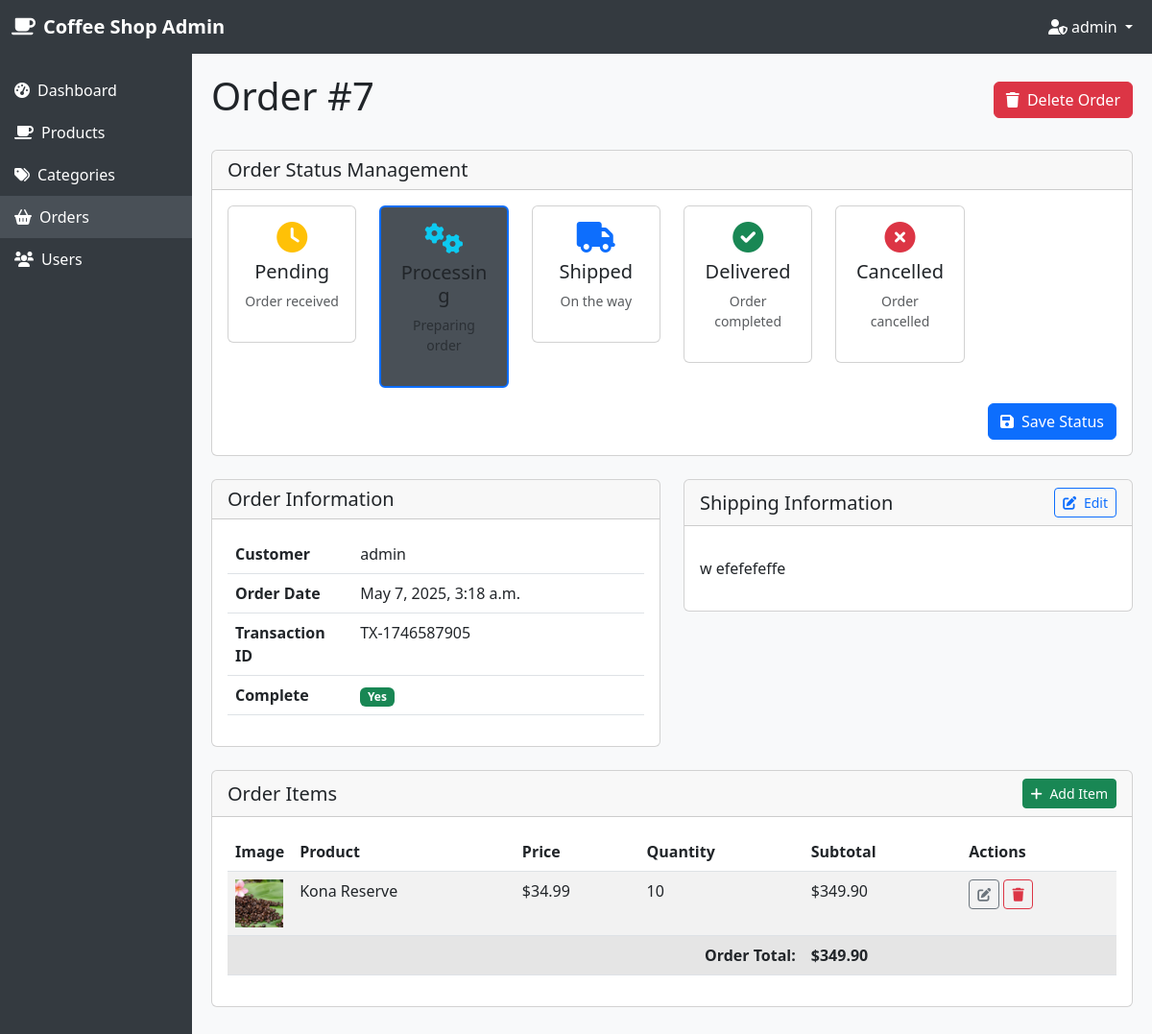
/admin-dashboard/orders/7/ (signed in), run on the app's committed database.
### store/models.py (models this page shows, shortened)
class Order(models.Model):
    STATUS_CHOICES = [
        ('pending', 'Pending'),
        ('processing', 'Processing'),
        ('shipped', 'Shipped'),
        ('delivered', 'Delivered'),
        ('cancelled', 'Cancelled'),
    ]
    customer = models.ForeignKey(Customer, on_delete=models.CASCADE, related_name='orders')
    date_ordered = models.DateTimeField(auto_now_add=True)
    complete = models.BooleanField(default=False)  # Indica si el pedido está finalizado
    transaction_id = models.CharField(max_length=100, null=True, blank=True)
    status = models.CharField(max_length=20, choices=STATUS_CHOICES, default='pending')
    shipping_address = models.TextField(blank=True, null=True)
    class Meta:
        ordering = ['-date_ordered']  # Más recientes primero
    @property
    def get_cart_total(self):
        orderitems = self.orderitem_set.all()
        total = sum([item.get_total for item in orderitems])
        return total

class Customer(models.Model):
    user = models.OneToOneField(User, on_delete=models.CASCADE)
    phone = models.CharField(max_length=15, blank=True, null=True)
    address = models.TextField(blank=True, null=True)

class OrderItem(models.Model):
    product = models.ForeignKey(Product, on_delete=models.CASCADE)
    order = models.ForeignKey(Order, on_delete=models.CASCADE)
    quantity = models.IntegerField(default=1)
    date_added = models.DateTimeField(auto_now_add=True)
    @property
    def get_total(self):
        return self.product.price * self.quantity

class Product(models.Model):
    ROAST_CHOICES = [
        ('light', 'Light Roast'),
        ('medium', 'Medium Roast'),
        ('dark', 'Dark Roast'),
        ('espresso', 'Espresso Roast'),
    ]
    FORMAT_CHOICES = [
        ('whole_bean', 'Whole Bean'),
        ('ground', 'Ground'),
        ('capsule', 'Capsules'),
    ]
    name = models.CharField(max_length=200)
    category = models.ForeignKey(Category, on_delete=models.CASCADE, related_name='products')
    description = models.TextField()
    price = models.DecimalField(max_digits=6, decimal_places=2)
    stock = models.IntegerField(default=0)
    image = models.ImageField(upload_to='products/', blank=True, null=True)
    roast_level = models.CharField(max_length=20, choices=ROAST_CHOICES)
    origin = models.CharField(max_length=100)  # País o región de origen
    format = models.CharField(max_length=20, choices=FORMAT_CHOICES)
    weight = models.IntegerField(help_text="Weight in grams")
    created_at = models.DateTimeField(auto_now_add=True)
    updated_at = models.DateTimeField(auto_now=True)
    is_available = models.BooleanField(default=True)
    class Meta:
        ordering = ['name']

### store/views.py (the view)
# urls.py: path('admin-dashboard/orders/<int:pk>/', views.order_detail, name="order_detail"),
@user_passes_test(is_admin)
def order_detail(request, pk):
    order = get_object_or_404(Order, pk=pk)
    return render(request, 'store/dashboard/order_detail.html', {'order': order})

### store/views.py (called while the page is built)
def is_admin(user):
    return user.is_staff

### store/templates/store/dashboard/order_detail.html (shortened to what this page needs)
{% extends 'store/dashboard/admin_base.html' %}
{% load static %}
{% block content %}
<div class="d-flex justify-content-between align-items-center mb-4">
    <h1>Order #{{ order.id }}</h1>
    <div>
        <a href="{% url 'order_delete' order.id %}" class="btn btn-danger">
            <i class="fas fa-trash me-1"></i> Delete Order
        </a>
    </div>
</div>
<div class="card mb-4">
    <div class="card-header">
        <h5 class="mb-0">Order Status Management</h5>
    </div>
    <div class="card-body">
        <form method="post" action="{% url 'order_update' order.id %}" id="status-form">
            <div class="row">
                <div class="col-md-2 mb-3">
                    <div class="card text-center status-card {% if order.status == 'pending' %}active{% endif %}" data-status="pending">
                        <div class="card-body">
                            <i class="fas fa-clock fa-2x mb-2 text-warning"></i>
                            <h5>Pending</h5>
                            <p class="small text-muted">Order received</p>
                        </div>
                    </div>
                </div>
                <div class="col-md-2 mb-3">
                    <div class="card text-center status-card {% if order.status == 'processing' %}active{% endif %}" data-status="processing">
                        <div class="card-body">
                            <i class="fas fa-cogs fa-2x mb-2 text-info"></i>
                            <h5>Processing</h5>
                            <p class="small text-muted">Preparing order</p>
                        </div>
                    </div>
                </div>
                <div class="col-md-2 mb-3">
                    <div class="card text-center status-card {% if order.status == 'shipped' %}active{% endif %}" data-status="shipped">
                        <div class="card-body">
                            <i class="fas fa-truck fa-2x mb-2 text-primary"></i>
                            <h5>Shipped</h5>
                            <p class="small text-muted">On the way</p>
                        </div>
                    </div>
                </div>
                <div class="col-md-2 mb-3">
                    <div class="card text-center status-card {% if order.status == 'delivered' %}active{% endif %}" data-status="delivered">
                        <div class="card-body">
                            <i class="fas fa-check-circle fa-2x mb-2 text-success"></i>
                            <h5>Delivered</h5>
                            <p class="small text-muted">Order completed</p>
                        </div>
                    </div>
                </div>
                <div class="col-md-2 mb-3">
                    <div class="card text-center status-card {% if order.status == 'cancelled' %}active{% endif %}" data-status="cancelled">
                        <div class="card-body">
                            <i class="fas fa-times-circle fa-2x mb-2 text-danger"></i>
                            <h5>Cancelled</h5>
                            <p class="small text-muted">Order cancelled</p>
                        </div>
                    </div>
                </div>
            </div>
            <div class="d-flex justify-content-end">
                <button type="submit" class="btn btn-primary">
                    <i class="fas fa-save me-1"></i> Save Status
                </button>
            </div>
        </form>
    </div>
</div>
<div class="row">
    <div class="col-md-6">
        <div class="card mb-4">
            <div class="card-header">
                <h5 class="mb-0">Order Information</h5>
            </div>
            <div class="card-body">
                <table class="table">
                    <tbody>
                        <tr>
                            <th style="width: 30%;">Customer</th>
                            <td>{{ order.customer.user.get_full_name|default:order.customer.user.username }}</td>
                        </tr>
                        <tr>
                            <th>Order Date</th>
                            <td>{{ order.date_ordered|date:"F j, Y, g:i a" }}</td>
                        </tr>
                        <tr>
                            <th>Transaction ID</th>
                            <td>{{ order.transaction_id|default:"Not available" }}</td>
                        </tr>
                        <tr>
                            <th>Complete</th>
                            <td>
                                {% if order.complete %}
                                    <span class="badge bg-success">Yes</span>
                                {% else %}
                                    <span class="badge bg-warning">No</span>
                                {% endif %}
                            </td>
                        </tr>
                    </tbody>
                </table>
            </div>
        </div>
    </div>
    <div class="col-md-6">
        <div class="card mb-4">
            <div class="card-header d-flex justify-content-between align-items-center">
                <h5 class="mb-0">Shipping Information</h5>
                <a href="{% url 'order_update' order.id %}" class="btn btn-sm btn-outline-primary">
                    <i class="fas fa-edit me-1"></i> Edit
                </a>
            </div>
            <div class="card-body">
                {% if order.shipping_address %}
                    <p>{{ order.shipping_address|linebreaks }}</p>
                {% else %}
                    <p class="text-muted">No shipping address provided.</p>
                {% endif %}
            </div>
        </div>
    </div>
</div>
<div class="card mb-4">
    <div class="card-header d-flex justify-content-between align-items-center">
        <h5 class="mb-0">Order Items</h5>
        <a href="{% url 'add_order_item' order.id %}" class="btn btn-sm btn-success">
            <i class="fas fa-plus me-1"></i> Add Item
        </a>
    </div>
    <div class="card-body">
        <div class="table-responsive">
            <table class="table table-striped">
                <thead>
                    <tr>
                        <th style="width: 50px;">Image</th>
                        <th>Product</th>
                        <th>Price</th>
                        <th>Quantity</th>
                        <th>Subtotal</th>
                        <th>Actions</th>
                    </tr>
                </thead>
                <tbody>
                    {% for item in order.orderitem_set.all %}
                        <tr>
                            <td>
                                {% if item.product.image %}
                                    <img src="{{ item.product.image.url }}" alt="{{ item.product.name }}" style="width: 50px; height: 50px; object-fit: cover;">
                                {% else %}
                                    <div class="bg-secondary text-white d-flex align-items-center justify-content-center" style="width: 50px; height: 50px;">
                                        <i class="fas fa-coffee"></i>
                                    </div>
                                {% endif %}
                            </td>
                            <td>{{ item.product.name }}</td>
                            <td>${{ item.product.price }}</td>
                            <td>{{ item.quantity }}</td>
                            <td>${{ item.get_total }}</td>
                            <td>
                                <a href="{% url 'edit_order_item' item.id %}" class="btn btn-sm btn-outline-secondary">
                                    <i class="fas fa-edit"></i>
                                </a>
                                <a href="{% url 'delete_order_item' item.id %}" class="btn btn-sm btn-outline-danger">
                                    <i class="fas fa-trash"></i>
                                </a>
                            </td>
                        </tr>
                    {% empty %}
                        <tr>
                            <td colspan="6" class="text-center">No items in this order yet.</td>
                        </tr>
                    {% endfor %}
                </tbody>
                <tfoot>
                    <tr class="table-active">
                        <th colspan="4" class="text-end">Order Total:</th>
                        <th>${{ order.get_cart_total }}</th>
                        <td></td>
                    </tr>
                </tfoot>
            </table>
        </div>
    </div>
</div>
{% endblock %}

### store/templates/store/dashboard/admin_base.html (shortened to what this page needs)
<!DOCTYPE html>
{% load static %}
<html lang="en">
<head>
    <link href="https://cdn.jsdelivr.net/npm/bootstrap@5.3.0-alpha1/dist/css/bootstrap.min.css" rel="stylesheet">
    <link rel="stylesheet" href="https://cdnjs.cloudflare.com/ajax/libs/font-awesome/6.0.0/css/all.min.css">
</head>
<body>
    <nav class="navbar navbar-expand-lg navbar-dark">
        <div class="container-fluid">
            <a class="navbar-brand" href="{% url 'dashboard' %}">
                <i class="fas fa-coffee me-2"></i>Coffee Shop Admin
            </a>
            <div class="collapse navbar-collapse" id="navbarNav">
                <ul class="navbar-nav ms-auto">
                    <li class="nav-item dropdown">
                        <a class="nav-link dropdown-toggle" href="#" id="navbarDropdown" role="button" data-bs-toggle="dropdown">
                            <i class="fas fa-user-shield me-1"></i>{{ user.first_name|default:user.username }}
                        </a>
                    </li>
                </ul>
            </div>
        </div>
    </nav>
    <div class="container-fluid">
        <div class="row">
            <div class="col-md-2 p-0 sidebar">
                <div class="mt-3">
                    <a href="{% url 'dashboard' %}" class="{% if request.path == '/admin-dashboard/' %}active{% endif %}">
                        <i class="fas fa-tachometer-alt me-2"></i>Dashboard
                    </a>
                    <a href="{% url 'product_list' %}" class="{% if '/admin-dashboard/products/' in request.path %}active{% endif %}">
                        <i class="fas fa-coffee me-2"></i>Products
                    </a>
                    <a href="{% url 'category_list' %}" class="{% if '/admin-dashboard/categories/' in request.path %}active{% endif %}">
                        <i class="fas fa-tags me-2"></i>Categories
                    </a>
                    <a href="{% url 'order_list' %}" class="{% if '/admin-dashboard/orders/' in request.path %}active{% endif %}">
                        <i class="fas fa-shopping-basket me-2"></i>Orders
                    </a>
                    <a href="{% url 'user_list' %}" class="{% if '/admin-dashboard/users/' in request.path %}active{% endif %}">
                        <i class="fas fa-users me-2"></i>Users
                    </a>
                </div>
            </div>
            <div class="col-md-10 content">
                {% block content %}
                {% endblock %}
            </div>
        </div>
    </div>
</body>
</html>

### store/templates/store/dashboard/admin_base.html (style rules this page uses)
body { background-color: #f8f9fa; font-family: 'Segoe UI', Tahoma, Geneva, Verdana, sans-serif; }
.navbar { background-color: #343a40 !important; }
.navbar-brand, .nav-link { color: #ffffff !important; }
.navbar-brand { font-weight: bold; }
.sidebar { background-color: #343a40; color: #ffffff; min-height: calc(100vh - 56px); }
.sidebar a { color: #ffffff; text-decoration: none; padding: 10px 15px; display: block; }
.active { background-color: #495057; }
.content { padding: 20px; }

### store/templates/store/dashboard/order_detail.html (style rules this page uses)
.status-card { cursor: pointer; transition: all 0.3s; }
.status-card.active { border: 2px solid #0d6efd; }

### data on the page
Order: id "7", customer.user.get_full_name "admin", date_ordered "May 7, 2025, 3:18 a.m.", transaction_id "TX-1746587905", shipping_address "w efefefeffe", get_cart_total "349.90"
OrderItem: product.image (picture), product.name "Kona Reserve", product.price "34.99", quantity "10", get_total "349.90"

### other printed values
{{ user.first_name|default:user.username }} "admin"
